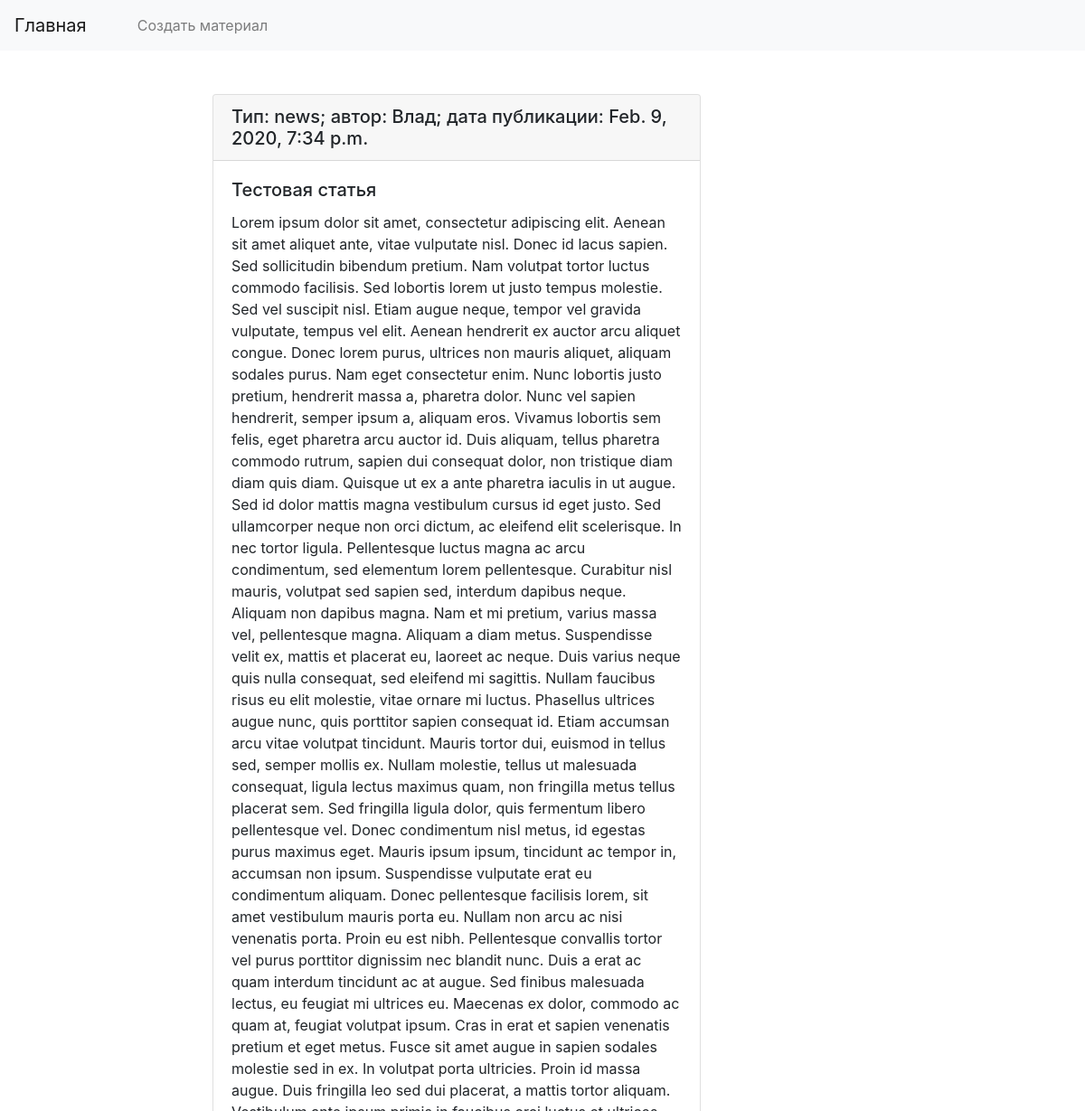
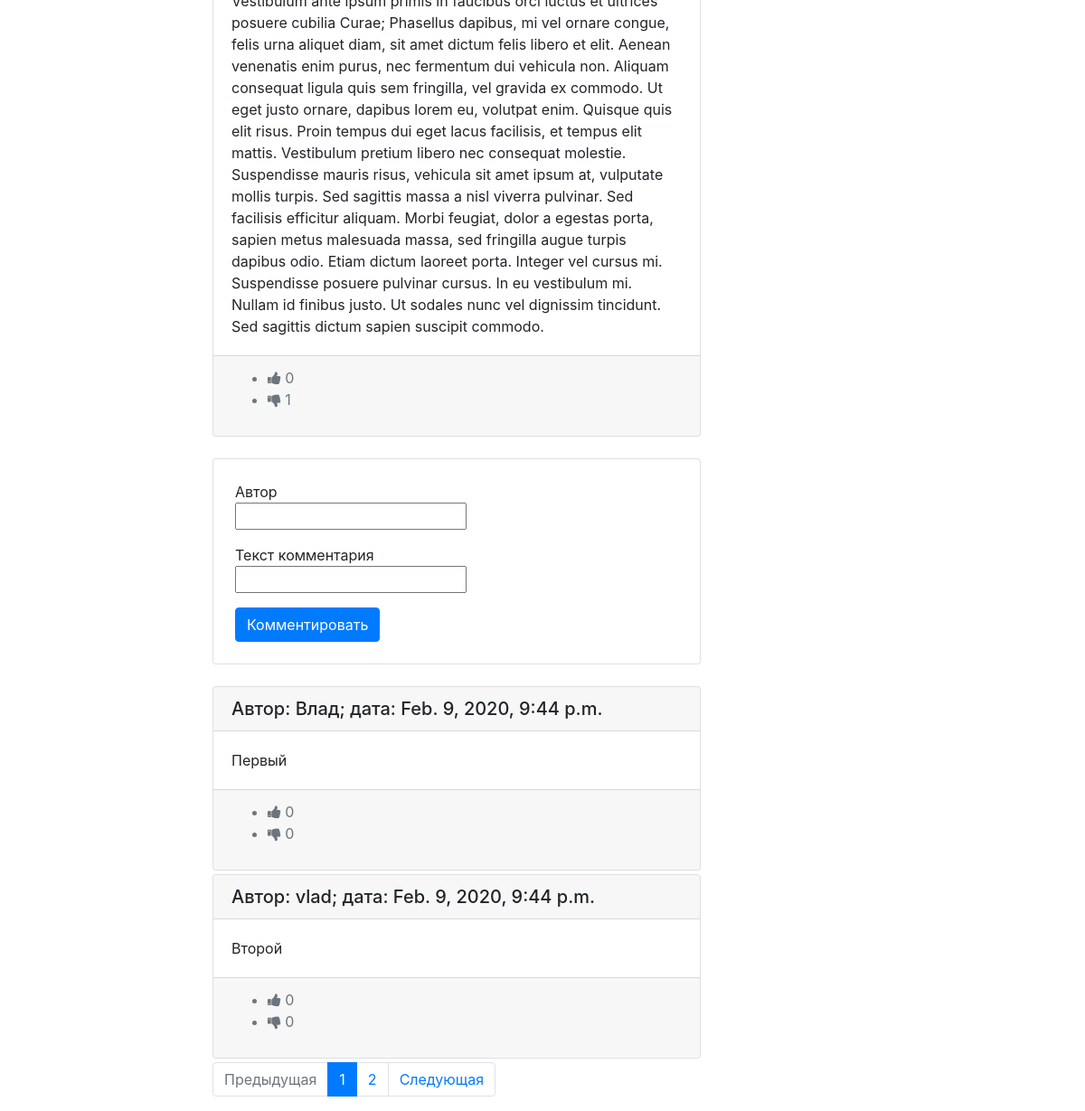
/kanobu/material/1/, run on the app's committed database (2 pictures, top to bottom).
### materials/models.py (models this page shows, shortened)
class Material(models.Model):
    TYPES = [("Новость", "Новость"), ("Статья", "Статья")]
    title = models.CharField(max_length=150, db_index=True, verbose_name="Заголовок")
    material_type = models.CharField(
        max_length=7, choices=TYPES, verbose_name="Тип материала"
    )
    body = models.TextField(blank=True, db_index=True, verbose_name="Текст новости")
    date_create = models.DateTimeField(auto_now_add=True, verbose_name="Дата создания")
    date_pub = models.DateTimeField(auto_now=True, verbose_name="Дата публикации")
    author = models.CharField(max_length=20, db_index=True, verbose_name="Автор")
    votes = GenericRelation(LikeDislike, related_query_name="материалы")
    class Meta:
        ordering = ["-date_pub"]

class Comment(models.Model):
    material = models.ForeignKey(
        Material, verbose_name="Материал", on_delete=models.CASCADE
    )
    author = models.CharField(max_length=20, db_index=True, verbose_name="Автор")
    body = models.CharField(
        max_length=300, db_index=True, verbose_name="Текст комментария"
    )
    date_create = models.DateTimeField(auto_now_add=True, verbose_name="Дата создания")
    votes = GenericRelation(LikeDislike, related_query_name="комментарии")
    class Meta:
        ordering = ["date_create"]

### materials/views.py (the view)
# urls.py: path("material/<int:pk>/", material_detail, name="material_detail_url"),
def material_detail(request, pk):
    material = get_object_or_404(Material, pk=pk)
    comments = material.comment_set.all()
    paginator = Paginator(comments, 2)
    page_number = request.GET.get("page", 1)
    page = paginator.get_page(page_number)
    form = CommentForm()
    is_paginated = page.has_other_pages()
    if page.has_previous():
        prev_url = "?page={}".format(page.previous_page_number())
    else:
        prev_url = ""
    if page.has_next():
        next_url = "?page={}".format(page.next_page_number())
    else:
        next_url = ""
    context = {
        "material": material,
        "page_object": page,
        "form": form,
        "is_paginated": is_paginated,
        "prev_url": prev_url,
        "next_url": next_url,
    }
    return render(request, "materials/material_detail.html", context=context,)

### materials/forms.py
class CommentForm(forms.ModelForm):
    class Meta:
        model = Comment
        fields = ["author", "body"]
    widgets = {
        "author": forms.TextInput(attrs={"class": "form-control"}),
        "body": forms.Textarea(attrs={"class": "form-control"}),
    }

### votes/managers.py (called while the page is built)
    def likes(self):
        return self.get_queryset().filter(vote__gt=0)

    def dislikes(self):
        return self.get_queryset().filter(vote__lt=0)

### materials/templates/materials/material_detail.html (shortened to what this page needs)
{% extends 'materials/base.html' %}
{% block content %}
    <div class="card mb-4">
        <h5 class="card-header">Тип: {{ material.material_type }}; автор: {{ material.author }}; дата публикации: {{ material.date_pub }}</h5>
        <div class="card-body">
            <h5 class="card-title">{{ material.title }}</h5>
            <p class="card-text">{{ material.body }}</p>
        </div>
        <div class="card-footer text-muted">
            <ul>
                <li data-id="{{ material.pk }}" data-type="article" data-action="like" title="Нравится">
                    <span class="fa fa-thumbs-up"></span>
                    <span data-count="like">{{ material.votes.likes.count }}</span>
                </li>
                <li data-id="{{ material.pk }}" data-type="article" data-action="dislike" title="Не нравится">
                    <span class="fa fa-thumbs-down"></span>
                    <span data-count="dislike">{{ material.votes.dislikes.count }}</span>
                </li>
            </ul>
        </div>
    </div>
    <div class="card mb-4">
        <form class="m-4" action="{% url 'comment_add_url' pk=material.pk %}"method="post">
                {% for field in form %}
                    <div class="form-group">
                        {{ field.label }}
                        <br>
                        {{ field }}
                    </div>
                {% endfor%}
                <button type="submit" name="button" class="btn btn-primary">Комментировать</button>
        </form>
    </div>
    {% for comment in page_object.object_list %}
    <div class="card mb-1">
        <h5 class="card-header">Автор: {{ comment.author }}; дата: {{ comment.date_create }}</h5>
        <div class="card-body">
          <p class="card-text">{{ comment.body }}</p>
        </div>
        <div class="card-footer text-muted">
            <ul>
                <li data-id="{{ comment.pk }}" data-type="article" data-action="like" title="Нравится">
                    <span class="fa fa-thumbs-up"></span>
                    <span data-count="like">{{ comment.votes.likes.count }}</span>
                </li>
                <li data-id="{{ material.pk }}" data-type="article" data-action="dislike" title="Не нравится">
                    <span class="fa fa-thumbs-down"></span>
                    <span data-count="dislike">{{ comment.votes.dislikes.count }}</span>
                </li>
            </ul>
        </div>
    </div>
    {% endfor %}
{% endblock %}

### data on the page
Material: material_type "news", author "Влад", date_pub "Feb. 9, 2020, 7:34 p.m.", title "Тестовая статья", body "Lorem ipsum dolor sit amet, consectetur adipiscing elit. Aenean sit amet aliquet ante, vitae vulputate nisl. Donec id lacus sapien. Sed sollicitudin bibendum pretium. Nam volutpat tortor luctus commodo facilisis. Sed lobortis lorem ut justo tempus molestie. Sed vel suscipit nisl. Etiam augue neque, tempor vel gravida vulputate, tempus vel elit. Aenean hendrerit ex auctor arcu aliquet congue. Donec lorem purus, ultrices non mauris aliquet, aliquam sodales purus. Nam eget consectetur enim. Nunc lobortis justo pretium, hendrerit massa a, pharetra dolor. Nunc vel sapien hendrerit, semper ipsum a, aliquam eros. Vivamus lobortis sem felis, eget pharetra arcu auctor id. Duis aliquam, tellus…", votes.likes.count "0", votes.dislikes.count "1"
Comment: author "Влад", date_create "Feb. 9, 2020, 9:44 p.m.", body "Первый", votes.likes.count "0", votes.dislikes.count "0"
Comment: author "vlad", date_create "Feb. 9, 2020, 9:44 p.m.", body "Второй", votes.likes.count "0", votes.dislikes.count "0"

### other printed values
{{ field.label }} "Автор" "Текст комментария"
{{ n }} "1"
{{ n }} "2"
